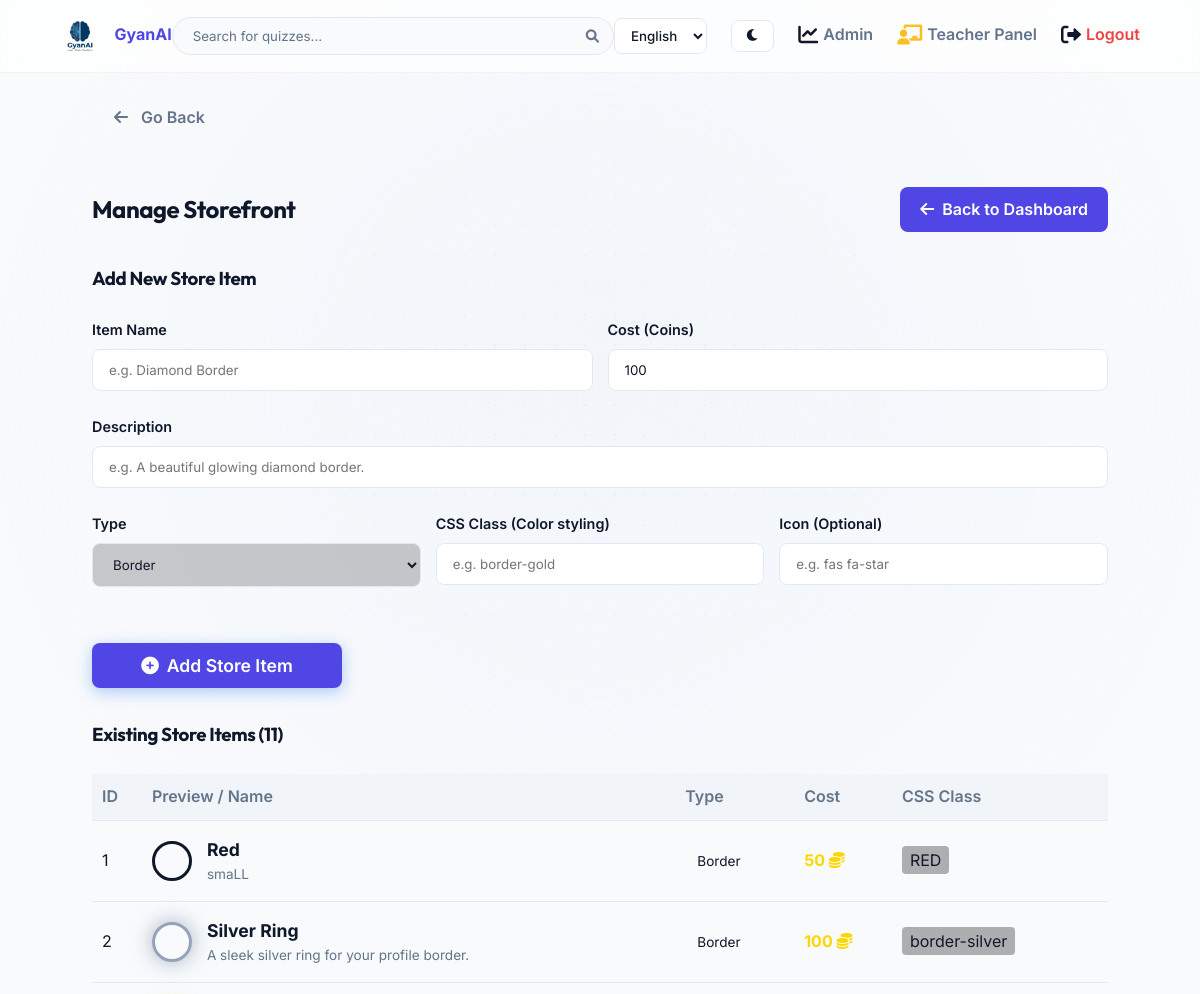
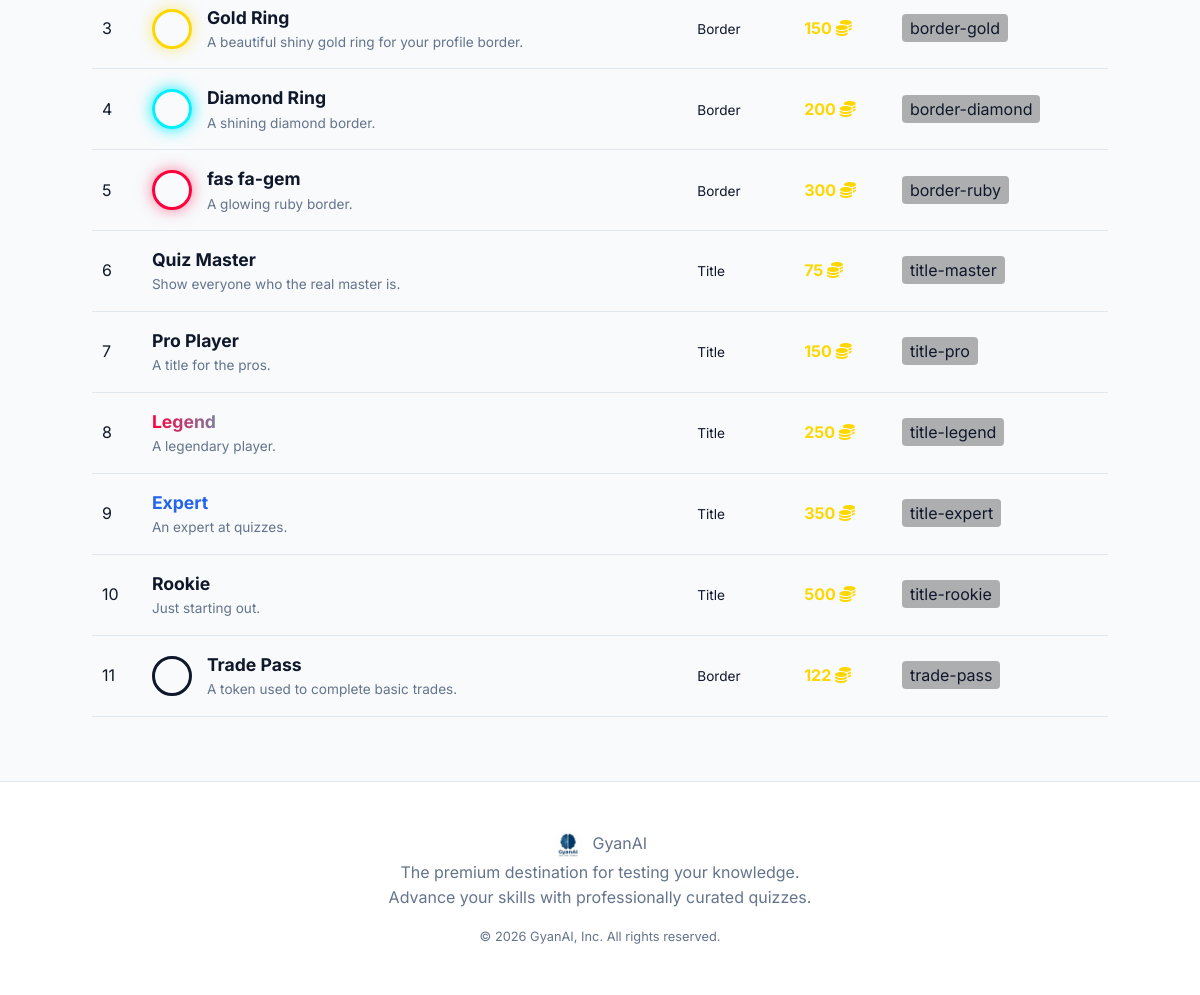
Screenshot of /admin/store (signed in) with the database file from the repository (2 pictures, top to bottom).
### qgame/models.py (models this page shows)
class User(db.Model, UserMixin):
    id = db.Column(db.Integer, primary_key=True)
    username = db.Column(db.String(50), unique=True, nullable=False)
    password_hash = db.Column(db.String(255), nullable=False)
    role = db.Column(db.String(20), default='user') # 'user' or 'admin'
    name = db.Column(db.String(100), nullable=False)
    email = db.Column(db.String(150), unique=True, nullable=True)
    mobile = db.Column(db.String(20), nullable=True)
    dob = db.Column(db.String(50), nullable=True)
    country = db.Column(db.String(100), nullable=True)
    state = db.Column(db.String(100), nullable=True)
    city = db.Column(db.String(100), nullable=True)
    age = db.Column(db.Integer, nullable=True)
    gender = db.Column(db.String(20), nullable=True)
    education_level = db.Column(db.String(50), nullable=True)
    board = db.Column(db.String(50), nullable=True)
    standard = db.Column(db.String(50), nullable=True)
    stream = db.Column(db.String(50), nullable=True)
    course = db.Column(db.String(100), nullable=True)
    exam = db.Column(db.String(100), nullable=True)
    college = db.Column(db.String(150), nullable=True)
    department = db.Column(db.String(150), nullable=True)
    semester = db.Column(db.String(50), nullable=True)
    profile_photo = db.Column(db.String(255), nullable=True, default='default.png')
    xp = db.Column(db.Integer, default=0)
    level = db.Column(db.Integer, default=1)
    points = db.Column(db.Integer, default=0)
    coins = db.Column(db.Integer, default=0)
    language = db.Column(db.String(10), default='en')
    active_title_id = db.Column(db.Integer, db.ForeignKey('store_item.id'), nullable=True)
    active_border_id = db.Column(db.Integer, db.ForeignKey('store_item.id'), nullable=True)
    attempts = db.relationship('QuizAttempt', backref='user', lazy=True)
    certificates = db.relationship('Certificate', backref='user', lazy=True)
    badges = db.relationship('UserBadge', backref='user', lazy=True)
    inventory = db.relationship('UserInventory', backref='user', lazy=True)
    active_title = db.relationship('StoreItem', foreign_keys=[active_title_id])
    active_border = db.relationship('StoreItem', foreign_keys=[active_border_id])

class StoreItem(db.Model):
    id = db.Column(db.Integer, primary_key=True)
    name = db.Column(db.String(100), nullable=False)
    description = db.Column(db.Text, nullable=True)
    education_level = db.Column(db.String(50), nullable=True)
    board = db.Column(db.String(50), nullable=True)
    standard = db.Column(db.String(50), nullable=True)
    course = db.Column(db.String(50), nullable=True)
    cost = db.Column(db.Integer, nullable=False)
    item_type = db.Column(db.String(50), nullable=False) # 'title' or 'border'
    css_class = db.Column(db.String(255), nullable=True)
    icon = db.Column(db.String(50), nullable=True)

### qgame/app.py (the view, shortened to what this page needs)
@app.route('/admin/store', methods=['GET', 'POST'])
@login_required
def admin_store():
    if current_user.role != 'admin':
        return redirect(url_for('user_dashboard'))
    items = StoreItem.query.all()
    return render_template('admin/store.html', items=items)

### qgame/app.py (called while the page is built)
def get_locale():
    if current_user and current_user.is_authenticated:
        return current_user.language or 'en'
    return session.get('lang', request.accept_languages.best_match(app.config['BABEL_SUPPORTED_LOCALES']) or 'en')

@login_manager.user_loader
def load_user(user_id):
    return User.query.get(int(user_id))

### qgame/templates/admin/store.html (shortened to what this page needs)
{% extends 'base.html' %}
{% block content %}
<div style="padding: 2rem; max-width: 1200px; margin: 0 auto;">
    <div style="display: flex; justify-content: space-between; align-items: center; margin-bottom: 2rem;">
        <h2>Manage Storefront</h2>
        <a href="{{ url_for('admin_dashboard') }}" class="btn btn-primary" style="width: auto; display: inline-flex; align-items: center; gap: 8px; padding: 10px 20px; font-weight: 600; text-decoration: none;">
            <i class="fas fa-arrow-left"></i> Back to Dashboard
        </a>
    </div>
    <div class="glass-panel" style="margin-bottom: 2rem;">
        <h3>Add New Store Item</h3>
        <form method="POST" action="{{ url_for('admin_store') }}" style="margin-top: 1.5rem;">
            <div style="display: grid; grid-template-columns: 1fr 1fr; gap: 15px;">
                <div class="form-group">
                    <label>Item Name</label>
                    <input type="text" name="name" class="form-control" placeholder="e.g. Diamond Border" required>
                </div>
                <div class="form-group">
                    <label>Cost (Coins)</label>
                    <input type="number" name="cost" class="form-control" value="100" min="0" required>
                </div>
            </div>
            <div class="form-group">
                <label>Description</label>
                <input type="text" name="description" class="form-control" placeholder="e.g. A beautiful glowing diamond border.">
            </div>
            <div style="display: grid; grid-template-columns: 1fr 1fr 1fr; gap: 15px;">
                <div class="form-group">
                    <label>Type</label>
                    <select name="item_type" class="form-control" required style="background: rgba(0,0,0,0.2);">
                        <option value="border">Border</option>
                    </select>
                </div>
                <div class="form-group">
                    <label>CSS Class (Color styling)</label>
                    <input type="text" name="css_class" class="form-control" placeholder="e.g. border-gold" required>
                </div>
                <div class="form-group">
                    <label>Icon (Optional)</label>
                    <input type="text" name="icon" class="form-control" placeholder="e.g. fas fa-star">
                </div>
            </div>
            <div style="margin-top: 2rem;">
                <button type="submit" class="btn btn-primary" style="width: 100%; max-width: 250px; padding: 12px; font-size: 1.1rem; display: flex; align-items: center; justify-content: center; gap: 8px; box-shadow: 0 4px 15px rgba(59, 130, 246, 0.4);">
                    <i class="fas fa-plus-circle"></i> Add Store Item
                </button>
            </div>
        </form>
    </div>
    <div class="glass-panel">
        <h3>Existing Store Items ({{ items|length }})</h3>
        <table style="width: 100%; border-collapse: collapse; margin-top: 1.5rem; color: var(--text-primary);">
            <thead>
                <tr style="border-bottom: 1px solid var(--border);">
                    <th style="padding: 10px; text-align: left;">ID</th>
                    <th style="padding: 10px; text-align: left;">Preview / Name</th>
                    <th style="padding: 10px; text-align: left;">Type</th>
                    <th style="padding: 10px; text-align: left;">Cost</th>
                    <th style="padding: 10px; text-align: left;">CSS Class</th>
                </tr>
            </thead>
            <tbody>
                {% for item in items %}
                <tr style="border-bottom: 1px solid var(--border);">
                    <td style="padding: 15px 10px;">{{ item.id }}</td>
                    <td style="padding: 15px 10px;">
                        <div style="display: flex; align-items: center; gap: 15px;">
                            {% if item.item_type == 'border' %}
                            <div class="{{ item.css_class }}" style="width: 40px; height: 40px; border-radius: 50%; border-width: 3px; border-style: solid; background: rgba(255,255,255,0.1);"></div>
                            {% endif %}
                            <div>
                                <div style="font-weight: bold; font-size: 1.1rem;" class="{% if item.item_type == 'title' %}{{ item.css_class }}{% endif %}">{{ item.name }}</div>
                                <div style="font-size: 0.85rem; color: var(--text-secondary);">{{ item.description }}</div>
                            </div>
                        </div>
                    </td>
                    <td style="padding: 15px 10px;">
                        <span style="padding: 4px 12px; border-radius: 50px; background: rgba(255,255,255,0.1); font-size: 0.85rem; text-transform: capitalize;">{{ item.item_type }}</span>
                    </td>
                    <td style="padding: 15px 10px; color: #ffd700; font-weight: bold;">{{ item.cost }} <i class="fas fa-coins"></i></td>
                    <td style="padding: 15px 10px;"><code style="background: rgba(0,0,0,0.3); padding: 4px 8px; border-radius: 4px;">{{ item.css_class }}</code></td>
                </tr>
                {% else %}
                <tr>
                    <td colspan="5" style="text-align: center; padding: 2rem; color: var(--text-secondary);">No items in the store yet.</td>
                </tr>
                {% endfor %}
            </tbody>
        </table>
    </div>
</div>
{% endblock %}

### qgame/templates/base.html (shortened to what this page needs)
<!DOCTYPE html>
<html lang="en">
<head>
    <link rel="stylesheet" href="{{ url_for('static', filename='css/style.css') }}?v=2.3">
    <link rel="stylesheet" href="https://cdnjs.cloudflare.com/ajax/libs/font-awesome/6.0.0/css/all.min.css">
</head>
<body>
    <div class="dynamic-bg"></div>
    {% block navbar %}
    <nav class="navbar">
        <a href="{{ url_for('index') }}" class="logo">
            <img src="{{ url_for('static', filename='images/logo.png') }}" alt="GyanAI Logo" style="height: 40px; border-radius: 50%; vertical-align: middle;">
            <span style="margin-left: 10px; font-weight: 700;">GyanAI</span>
        </a>
        {% if current_user.is_authenticated %}
        <form action="{{ url_for('search') }}" method="GET" class="search-bar-container" style="margin: 0; padding: 0; position: relative;">
            <input type="text" name="q" class="search-bar" placeholder="{{ _('Search for quizzes...') }}" required>
            <button type="submit" style="position: absolute; right: 15px; top: 50%; transform: translateY(-50%); background: none; border: none; cursor: pointer; color: var(--text-secondary); padding: 0;">
                <i class="fas fa-search"></i>
            </button>
        </form>
        {% endif %}
        <div class="nav-links" style="display: flex; align-items: center; gap: 1.5rem;">
            {% set active_lang = current_user.language if current_user.is_authenticated else session.get('lang', 'en') %}
            <select onchange="window.location.href='/set_language/'+this.value" style="padding: 8px 12px; border-radius: 8px; background: rgba(255,255,255,0.5); backdrop-filter: blur(5px); color: var(--text-primary); border: 1px solid var(--border); font-family: 'Inter', sans-serif; font-weight: 500; cursor: pointer; transition: all 0.3s ease;">
                <option value="en" {% if active_lang == 'en' %}selected{% endif %}>English</option>
            </select>
            <button id="darkModeToggle" class="btn" style="background: rgba(255,255,255,0.5); backdrop-filter: blur(5px); color: var(--text-primary); border: 1px solid var(--border); padding: 8px 14px; border-radius: 8px; cursor: pointer; transition: all 0.3s ease;">
                <i class="fas fa-moon"></i>
            </button>
            {% if current_user.is_authenticated %}
                {% if current_user.role in ['admin', 'teacher'] %}
                    {% if current_user.role == 'admin' %}
                    <a href="{{ url_for('admin_dashboard') }}" style="transition: transform 0.3s ease;"><i class="fas fa-chart-line nav-icon"></i> {{ _('Admin') }}</a>
                    {% endif %}
                    <a href="{{ url_for('teacher_dashboard') }}" style="transition: transform 0.3s ease;"><i class="fas fa-chalkboard-teacher nav-icon" style="color: #fbbf24;"></i> {{ _('Teacher Panel') }}</a>
                {% endif %}
                <a href="{{ url_for('logout') }}" style="color: var(--danger); transition: transform 0.3s ease;" onclick="return confirm('{{ _('Are you sure you want to log out?') }}');"><i class="fas fa-sign-out-alt nav-icon"></i> {{ _('Logout') }}</a>
            {% endif %}
        </div>
    </nav>
    {% endblock %}
    <main class="page-fade-in">
        {% if request.endpoint not in ['index', 'login', 'register', 'user_dashboard', 'admin_dashboard'] %}
        <div style="max-width: 1200px; margin: 0 auto 1.5rem; padding: 0 5%;">
            {% if request.endpoint in ['quiz_result', 'take_quiz', 'submit_quiz'] %}
            <a href="{{ url_for('user_dashboard') }}" class="btn" style="background: transparent; color: var(--text-secondary); padding: 0; font-weight: 600; width: auto; border: none; font-size: 1rem; text-decoration: none; display: inline-flex; align-items: center;">
                <i class="fas fa-arrow-left" style="margin-right: 5px;"></i> Go to Dashboard
            </a>
            {% else %}
            <button onclick="history.back()" class="btn" style="background: transparent; color: var(--text-secondary); padding: 0; font-weight: 600; width: auto; border: none; font-size: 1rem; display: inline-flex; align-items: center;">
                <i class="fas fa-arrow-left" style="margin-right: 5px;"></i> Go Back
            </button>
            {% endif %}
        </div>
        {% endif %}
        {% block content %}{% endblock %}
    </main>
    <footer>
        <div class="footer-logo">
            <img src="{{ url_for('static', filename='images/logo.png') }}" alt="GyanAI Logo" style="height: 30px; border-radius: 50%; vertical-align: middle; margin-right: 5px;"> GyanAI
        </div>
        <p class="text-muted" style="margin-bottom: 1rem;">The premium destination for testing your knowledge.<br>Advance your skills with professionally curated quizzes.</p>
        <p class="text-muted" style="font-size: 0.8rem;">&copy; 2026 GyanAI, Inc. All rights reserved.</p>
    </footer>
</body>
</html>

### qgame/templates/base.html (style rules this page uses)
.border-gold { border-color: #ffd700; box-shadow: 0 0 15px rgba(255, 215, 0, 0.5); }
.border-ruby { border-color: #ff003c; box-shadow: 0 0 15px rgba(255, 0, 60, 0.5); }
.border-silver { border-color: #94a3b8; box-shadow: 0 0 20px rgba(148, 163, 184, 0.8); }

### rows the page displays
User: language "English"
StoreItem: id "1", name "Red", description "smaLL", item_type "Border", cost "50", css_class "RED"
StoreItem: id "2", name "Silver Ring", description "A sleek silver ring for your profile border.", item_type "Border", cost "100", css_class "border-silver"
StoreItem: id "3", name "Gold Ring", description "A beautiful shiny gold ring for your profile border.", item_type "Border", cost "150", css_class "border-gold"
StoreItem: id "4", name "Diamond Ring", description "A shining diamond border.", item_type "Border", cost "200", css_class "border-diamond"
StoreItem: id "5", name "fas fa-gem", description "A glowing ruby border.", item_type "Border", cost "300", css_class "border-ruby"
StoreItem: id "6", name "Quiz Master", description "Show everyone who the real master is.", item_type "Title", cost "75", css_class "title-master"
StoreItem: id "7", name "Pro Player", description "A title for the pros.", item_type "Title", cost "150", css_class "title-pro"
StoreItem: id "8", name "Legend", description "A legendary player.", item_type "Title", cost "250", css_class "title-legend"
StoreItem: id "9", name "Expert", description "An expert at quizzes.", item_type "Title", cost "350", css_class "title-expert"
StoreItem: id "10", name "Rookie", description "Just starting out.", item_type "Title", cost "500", css_class "title-rookie"
StoreItem: id "11", name "Trade Pass", description "A token used to complete basic trades.", item_type "Border", cost "122", css_class "trade-pass"

### other values shown
{{ items|length }} "11"
